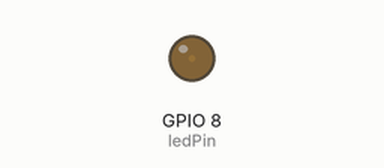
Recording of a program running on a simulated ESP32. On the bench: output pins drawn as LEDs (lit = HIGH).

Above: at 0.05 s.
At 1.55 s:
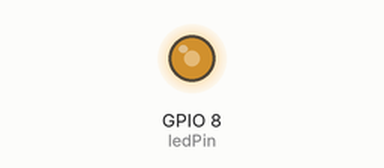
At 2.55 s:
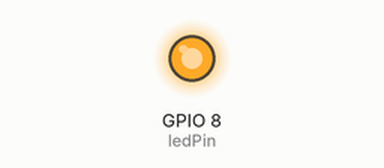
At 5.1 s:
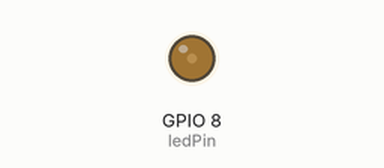
Timing chart, 0 to 8.0 s (numbered marks = the images above):
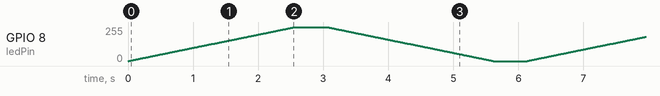

The program:

main.cpp
```cpp
#include <Arduino.h>

const int ledPin = D9; //Define LED Pin
const int freq = 5000;   //Set PWM signal frequency
const int ledChannel = 0;   //There are 16 channels from 0 to 15, set to PWM channel 0
const int resolution = 8;    //Set the duty cycle resolution of the signal, from 1 to 16 bits. Select 8-bit resolution here, ranging from 0 to 255

void setup(){
  ledcSetup(ledChannel,freq,resolution);
  ledcAttachPin(ledPin,ledChannel);    //Set the pin for outputting PWM signals and the channel for generating PWM signals

}

void loop(){
  for(int dutyCycle = 0;dutyCycle <= 255;dutyCycle++){
    ledcWrite(ledChannel,dutyCycle);
    delay(10);
  }
  delay(500);
  for(int dutyCycle = 255;dutyCycle >= 0;dutyCycle--){
    ledcWrite(ledChannel,dutyCycle);
    delay(10);
  }
    delay(500);
}
```
